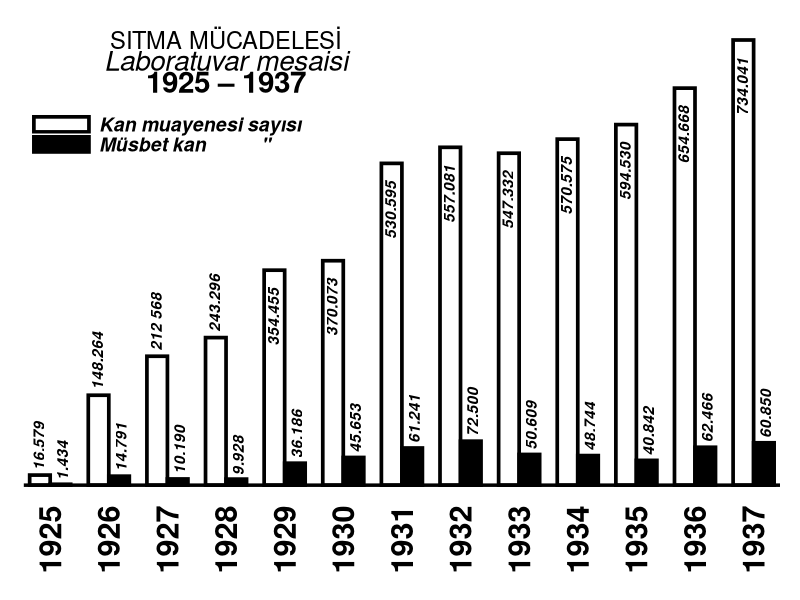

This chart was generated by the following R code:
library(ggplot2)
zaman <- rep(seq(1925,1937),2)
muayene <- c(16579,148264,212568,243296,354455,370073,530595,557081,547332,570575,594530,654668,734041)
musbet <- c(1434,14791,10190,9928,36186,45653,61241,72500,50609,48744,40842,62466,69850)
deger <- c(muayene,musbet)
grup <- factor(c(rep(c("Kan muayenesi sayısı","Müsbet kan           \" "), each = length(muayene))),
               levels = c("Kan muayenesi sayısı","Müsbet kan           \" "))
sitma <- data.frame(zaman,deger, grup)

xcor1 <- seq(1925,1937) - 0.2
xcor2 <- seq(1925,1937) + 0.2
xcor3 <- seq(1929,1937) - 0.2
ycor1 <- muayene
ycor2 <- musbet
ycor3 <- c(354455,370073,530595,557081,547332,570575,594530,654668,734041)
annolabel1 <- c("16.579","148.264","212 568","243.296","","","","","","","","","")
annolabel2 <- c("1.434","14.791","10.190","9.928","36.186","45.653","61.241","72.500","50.609","48.744","40.842","62.466","60.850")
annolabel3 <- c("354.455","370.073","530.595","557.081","547.332","570.575","594.530","654.668","734.041")

ggplot(sitma, aes(x = zaman, y = deger, fill = grup, color = grup)) +
  geom_bar(stat = "identity", position = position_dodge(), color = "black", size = 1.25, width = 0.70) +
  scale_fill_manual(values=c("white","black")) +
  theme_classic() +
  theme(plot.margin = unit(c(2,1,2,1), "lines")) +  
    theme(axis.line.y = element_blank(),
        axis.text.y = element_blank(), 
        axis.ticks = element_blank(), 
        axis.title = element_blank(),
        axis.text.x = element_text(color = "black", size = 22, hjust = 0.7, vjust = 0.5, face = "bold", angle = 89.99),
        axis.line.x = element_line(colour = "black", size = 1.2)) +
  theme(legend.title=element_blank(),
        legend.text = element_text(size=14,face = "bold.italic"),
        legend.position=c(0,0.85), 
        legend.justification=c(0,1), 
        legend.direction='vertical',
        legend.spacing.x = unit(0.15,"cm"),
        legend.box.spacing = unit(1,"cm"),
        legend.key = element_rect(fill = "white", colour = "white")) +
  guides(fill = guide_legend(keywidth = 0.6, keyheight=0.2, default.unit = "inch")) +
  annotate("text", x = 1928, y = 734040, label = "SITMA MÜCADELESİ", size = 6) +
  annotate("text", x = 1928, y = 700000, label = "Laboratuvar mesaisi", size = 7, fontface = "italic") +
  annotate("text", x = 1928, y = 665000, label = "1925 \u2013 1937", size = 7.5, fontface = "bold") +
  annotate("text",x = xcor1, y = ycor1, label = annolabel1, angle = 90, fontface = "bold.italic",
           hjust = -0.1) +
  annotate("text",x = xcor2, y = ycor2, label = annolabel2, angle = 90, fontface = "bold.italic",
           hjust = -0.1) +
  annotate("text",x = xcor3, y = ycor3, label = annolabel3, angle = 90, fontface = "bold.italic",
           hjust = 1.3) +
  coord_cartesian(clip = 'off') +
  scale_y_continuous(expand = c(0,0)) +
  scale_x_continuous(breaks = seq(1925,1937), expand = c(0,0.1))
